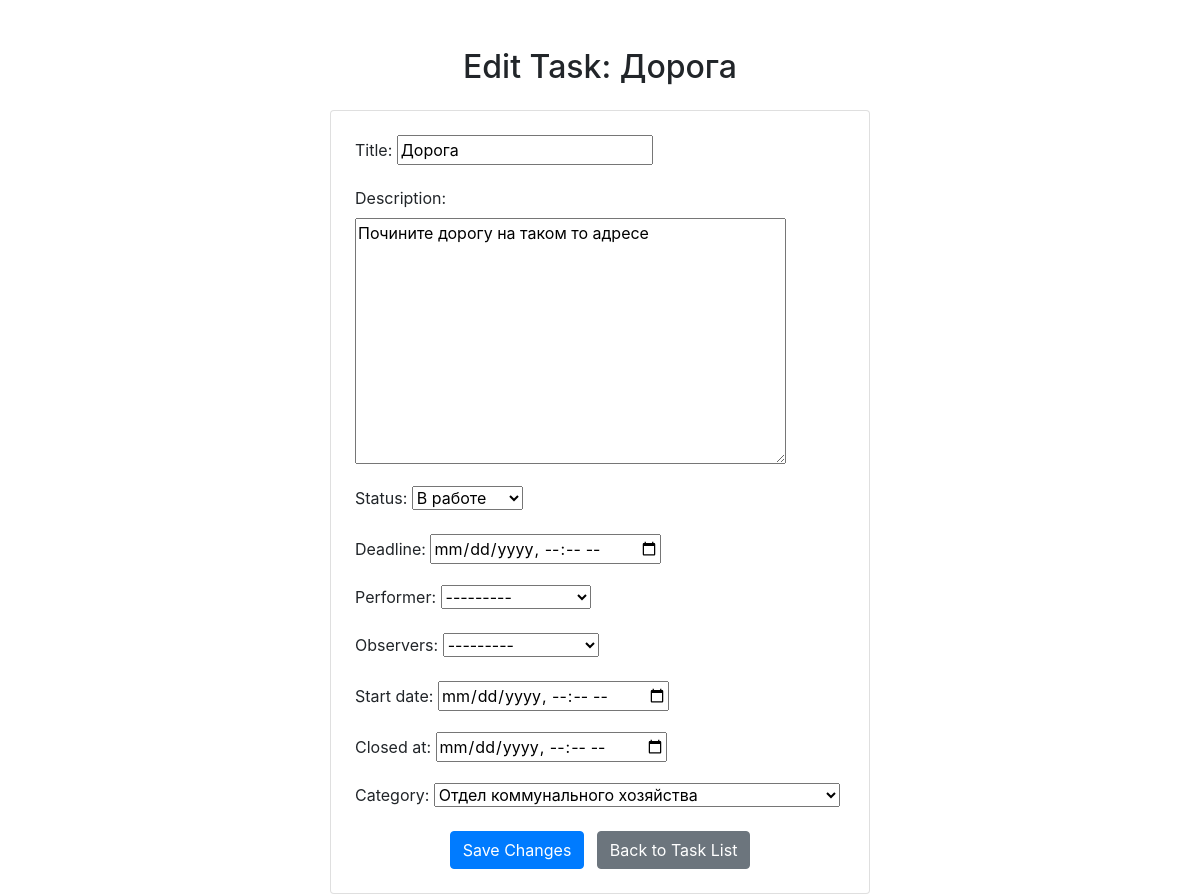
The app's page /manage/1/ (signed in) with its own data.
### crm/models.py (models this page shows, shortened)
class Task(models.Model):
    MAIN_CATEGORY_CHOICES = [
        ('improvement_department', 'Отдел благоустройства'),
        ('municipal_department', 'Отдел коммунального хозяйства'),
        ('entrepreneurship_department', 'Отдел по развитию предпринимательства'),
        ('infrastructure_department', 'Отдел инженерной и дорожной инфраструктуры'),
    ]
    SUBCATEGORY_CHOICES = {
        'improvement_department': [
            ('garbage_collection', 'Вывоз ТБО (либо уборка после)'),
            ('courtyard_cleaning', 'Уборка дворов (сан. очистка)'),
            ('waste_removal', 'Вывоз валки'),
            ('branch_removal', 'Вывоз веток'),
            ('irrigation_repair', 'Ремонт и содержание автополива'),
            ('street_cleaning', 'Уборка улиц (сан. очистка)'),
            ('sanitary_pruning', 'Санитарная обрезка'),
            ('tree_felling', 'Валка сухих/аварийных деревьев'),
        ],
        'municipal_department': [
            ('open_manhole', 'Открытый люк на дороге'),
            ('electricity_outage', 'Отключение электричества'),
            ('lighting_issue', 'Освещение не работает'),
            ('playground_repair', 'Ремонт детских элементов'),
        ],
        'entrepreneurship_department': [
            ('consultation', 'Консультация по компетенции'),
        ],
        'infrastructure_department': [
            ('other', 'Другие вопросы'),
        ]
    }
    title = models.CharField(max_length=255)
    description = models.TextField()
    last_activity = models.DateTimeField(auto_now=True)
    deadline = models.DateTimeField(null=True, blank=True)
    creator = models.ForeignKey(User, related_name='creator', on_delete=models.CASCADE)
    performer = models.ForeignKey('Performers', related_name='performer', on_delete=models.SET_NULL, null=True, blank=True)
    observers = models.ForeignKey('Observers', related_name='observers', on_delete=models.SET_NULL, null=True, blank=True)
    status = models.CharField(max_length=50, choices=[('not_started', 'Не начато'), ('in_progress', 'В работе'), ('done', 'Завершено')])
    start_date = models.DateTimeField(null=True, blank=True)
    created_at = models.DateTimeField(auto_now_add=True)
    updated_at = models.DateTimeField(auto_now=True)
    closed_at = models.DateTimeField(null=True, blank=True)
    category = models.CharField(max_length=100, choices=MAIN_CATEGORY_CHOICES, blank=True)
    subcategory = models.CharField(max_length=100, blank=True)

### crm/views.py (the view)
# urls.py: path('manage/<int:task_id>/', task_manage, name='task_manage'),
@user_passes_test(is_admin)
def task_manage(request, task_id):
    task = get_object_or_404(Task, id=task_id)
    if not request.user.is_superuser:  # Или любое другое условие для админов
        return render(request, 'error_page.html', {'message': 'Access denied.'})  # Можно сделать страницу ошибки
    if request.method == 'POST':
        form = TaskForm(request.POST, instance=task)
        if form.is_valid():
            task = form.save(commit=False)
            if not task.deadline:
                task.deadline = task.calculate_deadline()
            task.save()
            return redirect('task_list')  # Redirect after saving
    else:
        form = TaskForm(instance=task)
    return render(request, 'crm/task_manage.html', {'form': form, 'task': task})

### crm/forms.py
class TaskForm(forms.ModelForm):
    class Meta:
        model = Task
        fields = ['title', 'description', 'status', 'deadline', 'performer', 'observers', 'start_date', 'closed_at', 'category']
        widgets = {
            'deadline': forms.DateTimeInput(attrs={'type': 'datetime-local'}),
            'start_date': forms.DateTimeInput(attrs={'type': 'datetime-local'}),
            'closed_at': forms.DateTimeInput(attrs={'type': 'datetime-local'}),
        }

### crm/models.py (called while the page is built)
    def __str__(self):
        return self.name

    def __str__(self):
        return self.name

### crm/views.py (called while the page is built)
def is_admin(user):
    return user.is_superuser

### crm/templates/crm/task_manage.html (shortened to what this page needs)
{% extends 'base.html' %}
{% load static %}
{% block content %}
    <div class="container mt-5">
        <div class="row justify-content-center">
            <div class="col-md-8 col-lg-6">
                <h2 class="text-center mb-4">Edit Task: {{ task.title }}</h2>
                <div class="card shadow-sm p-4">
                    <form method="post" class="task-edit-form">
                        {{ form.as_p }}
                        <div class="form-actions text-center mt-3">
                            <button type="submit" class="btn btn-primary">Save Changes</button>
                            <a href="{% url 'task_list' %}" class="btn btn-secondary ml-2">Back to Task List</a>
                        </div>
                    </form>
                </div>
            </div>
        </div>
    </div>
{% endblock %}

### crm/templates/base.html (style rules this page uses)
body { overflow-x: hidden; }

### records on screen
Task: title "Дорога", description "Почините дорогу на таком то адресе", status "В работе", performer "---------", observers "---------", category "Отдел коммунального хозяйства"
